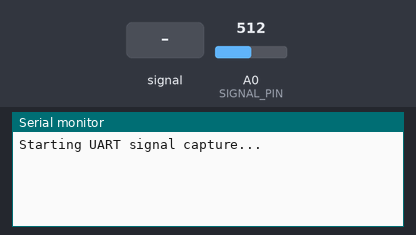
Bench run of a sketch on a simulated Arduino Uno, built with avr-gcc and run on an emulated ATmega328P. Parts: the last lines printed to the serial monitor. Inputs (shaded band) come from the test bench; at power-on: A0 (SIGNAL_PIN) = 512.

Above: at 1.2 s.
1.3 s: A0 (SIGNAL_PIN) fed a 200 Hz sine of ±460 counts around its level
At 1.8 s:
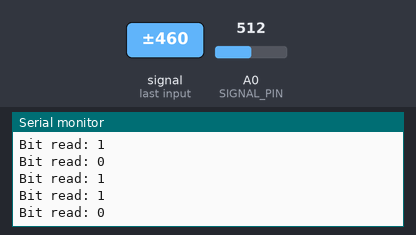
2.8 s: A0 (SIGNAL_PIN) set to 122
At 3.6 s:
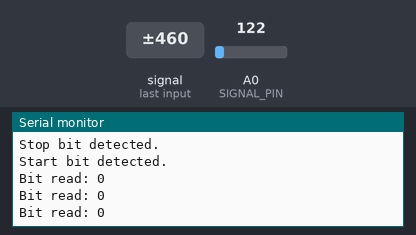

Measured:
- after the input at 1.3 s, the serial monitor: prints a new line at once (image 1)

The sketch:

Ultrasound_decode_v1.ino
```cpp
#define SIGNAL_PIN A0  // Pin where the demodulated signal is connected
#define BAUD_RATE 600  // Baud rate of the UART signal

const int THRESHOLD_HIGH = 450;  // Threshold for binary 1
const int THRESHOLD_LOW = 125;   // Threshold for binary 0
const int BIT_DURATION = 1000000 / BAUD_RATE;  // Bit duration in microseconds

void setup() {
  Serial.begin(115200);  // Serial monitor for debugging
  pinMode(SIGNAL_PIN, INPUT);
}

void loop() {
  decode_uart();
  while (true) {
    // Stop the loop after decoding one message
  }
}

void decode_uart() {
  String binary_message = "";
  bool capturing = false;
  unsigned long start_time = 0;
  int bit_counter = 0;
  int bits_read = 0;

  Serial.println("Starting UART signal capture...");

  while (bits_read < 44) {  // 4 characters * (1 start bit + 8 data bits + 1 stop bit)
    int signal_value = analogRead(SIGNAL_PIN);
    bool signal_bit = (signal_value > THRESHOLD_HIGH) ? 1 : ((signal_value < THRESHOLD_LOW) ? 0 : -1);

    if (!capturing && signal_bit == 0) {
      // Detected start bit
      capturing = true;
      start_time = micros();
      bit_counter = 0;
      bits_read = 0;
      binary_message += '0';  // Start bit
      bits_read++;
      Serial.println("Start bit detected.");
    }

    if (capturing) {
      if ((micros() - start_time) >= (BIT_DURATION * (bit_counter + 1.5))) {
        if (bit_counter > 0 && bit_counter < 9) {  // Valid signal bit
          if (signal_bit != -1) {  // Valid signal bit
            binary_message += signal_bit ? '1' : '0';
            bits_read++;
            Serial.print("Bit read: ");
            Serial.println(signal_bit ? '1' : '0');
          } else {
            Serial.println("Invalid signal bit detected.");
          }
        } else if (bit_counter == 9) {  // Stop bit
          binary_message += '1';  // Stop bit is always 1
          bits_read++;
          Serial.println("Stop bit detected.");
          capturing = false;
        }
        bit_counter++;
      }
    }
  }

  Serial.println("Binary Message: " + binary_message);

  // Convert binary message to readable characters
  for (int i = 0; i < 4; i++) {
    String char_bits = binary_message.substring(1 + i * 11, 9 + i * 11); // Extract the 8 data bits
    char c = (char) strtol(char_bits.c_str(), NULL, 2);
    Serial.print(c);
  }
  Serial.println();
}
```
